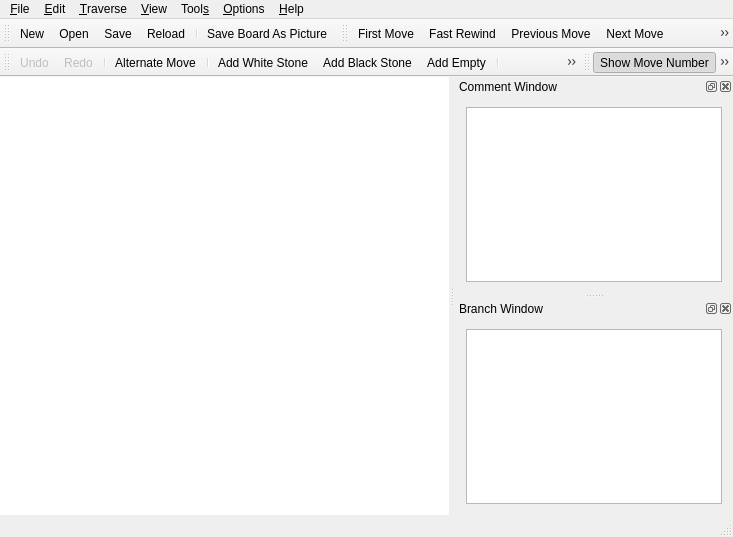
<?xml version="1.0" encoding="UTF-8"?>
<ui version="4.0">
 <class>MainWindow</class>
 <widget class="QMainWindow" name="MainWindow">
  <property name="geometry">
   <rect>
    <x>0</x>
    <y>0</y>
    <width>733</width>
    <height>537</height>
   </rect>
  </property>
  <property name="windowTitle">
   <string>mugo</string>
  </property>
  <property name="windowIcon">
   <iconset resource="resources.qrc">
    <normaloff>:/pics/mugo.png</normaloff>:/pics/mugo.png</iconset>
  </property>
  <widget class="QWidget" name="centralWidget">
   <property name="styleSheet">
    <string>background-color: rgb(255, 255, 255);</string>
   </property>
   <layout class="QHBoxLayout" name="horizontalLayout_3">
    <item>
     <widget class="BoardWidget" name="boardWidget" native="true"/>
    </item>
   </layout>
  </widget>
  <widget class="QMenuBar" name="menuBar">
   <property name="geometry">
    <rect>
     <x>0</x>
     <y>0</y>
     <width>733</width>
     <height>24</height>
    </rect>
   </property>
   <widget class="QMenu" name="menu_File">
    <property name="title">
     <string>&amp;File</string>
    </property>
    <addaction name="actionNew"/>
    <addaction name="actionOpen"/>
    <addaction name="actionReload"/>
    <addaction name="actionSave"/>
    <addaction name="actionSaveAs"/>
    <addaction name="actionSaveBoardAsPicture"/>
    <addaction name="separator"/>
    <addaction name="actionExit"/>
   </widget>
   <widget class="QMenu" name="menu_Edit">
    <property name="title">
     <string>&amp;Edit</string>
    </property>
    <widget class="QMenu" name="menuStone_Markers">
     <property name="title">
      <string>Stone &amp;&amp; Markers</string>
     </property>
     <addaction name="actionAlternateMove"/>
     <addaction name="separator"/>
     <addaction name="actionAddBlackStone"/>
     <addaction name="actionAddWhiteStone"/>
     <addaction name="actionAddEmpty"/>
     <addaction name="separator"/>
     <addaction name="actionAddLabel"/>
     <addaction name="actionAddCircle"/>
     <addaction name="actionAddCross"/>
     <addaction name="actionAddSquare"/>
     <addaction name="actionAddTriangle"/>
     <addaction name="actionDeleteMarker"/>
    </widget>
    <widget class="QMenu" name="menuEncoding">
     <property name="title">
      <string>Encoding</string>
     </property>
     <addaction name="actionEncodingUTF8"/>
     <addaction name="separator"/>
     <addaction name="actionISO8859_1"/>
     <addaction name="actionWindows_1252"/>
     <addaction name="separator"/>
     <addaction name="actionEncodingGB2312"/>
     <addaction name="actionEncodingBig5"/>
     <addaction name="separator"/>
     <addaction name="actionEncodingKorean"/>
     <addaction name="separator"/>
     <addaction name="actionEncodingEucJP"/>
     <addaction name="actionEncodingJIS"/>
     <addaction name="actionEncodingShiftJIS"/>
    </widget>
    <widget class="QMenu" name="menu_Annotation">
     <property name="title">
      <string>&amp;Annotation</string>
     </property>
     <addaction name="actionGoodMove"/>
     <addaction name="actionVeryGoodMove"/>
     <addaction name="actionBadMove"/>
     <addaction name="actionVeryBadMove"/>
     <addaction name="actionDoubtfulMove"/>
     <addaction name="actionInterestingMove"/>
     <addaction name="separator"/>
     <addaction name="actionEven"/>
     <addaction name="actionGoodForBlack"/>
     <addaction name="actionVeryGoodForBlack"/>
     <addaction name="actionGoodForWhite"/>
     <addaction name="actionVeryGoodForWhite"/>
     <addaction name="actionUnclear"/>
     <addaction name="separator"/>
     <addaction name="actionHotspot"/>
    </widget>
    <widget class="QMenu" name="menuMove_Number">
     <property name="title">
      <string>Move Number</string>
     </property>
     <addaction name="actionSetMoveNumber"/>
     <addaction name="actionUnsetMoveNumber"/>
    </widget>
    <addaction name="actionUndo"/>
    <addaction name="actionRedo"/>
    <addaction name="separator"/>
    <addaction name="actionGameInformation"/>
    <addaction name="separator"/>
    <addaction name="actionDelete"/>
    <addaction name="actionPass"/>
    <addaction name="separator"/>
    <addaction name="menuStone_Markers"/>
    <addaction name="menu_Annotation"/>
    <addaction name="menuMove_Number"/>
    <addaction name="actionEditNodeName"/>
    <addaction name="separator"/>
    <addaction name="actionRotateSgfClockwise"/>
    <addaction name="actionFlipSgfHorizontally"/>
    <addaction name="actionFlipSgfVertically"/>
    <addaction name="separator"/>
    <addaction name="menuEncoding"/>
   </widget>
   <widget class="QMenu" name="menu_Trace">
    <property name="title">
     <string>&amp;Traverse</string>
    </property>
    <addaction name="actionFirstMove"/>
    <addaction name="actionFastRewind"/>
    <addaction name="actionPreviousMove"/>
    <addaction name="actionNextMove"/>
    <addaction name="actionFastForward"/>
    <addaction name="actionMoveLast"/>
    <addaction name="separator"/>
    <addaction name="actionBackToParent"/>
    <addaction name="actionPreviousBranch"/>
    <addaction name="actionNextBranch"/>
    <addaction name="separator"/>
    <addaction name="actionJumpToMoveNumber"/>
    <addaction name="actionJumpToClicked"/>
   </widget>
   <widget class="QMenu" name="menu_View">
    <property name="title">
     <string>&amp;View</string>
    </property>
    <widget class="QMenu" name="menuMoveNumber">
     <property name="title">
      <string>Move Number</string>
     </property>
     <property name="icon">
      <iconset resource="resources.qrc">
       <normaloff>:/res/showmovenumber.png</normaloff>:/res/showmovenumber.png</iconset>
     </property>
     <addaction name="actionShowMoveNumber"/>
     <addaction name="separator"/>
     <addaction name="actionNoMoveNumber"/>
     <addaction name="actionLast1Move"/>
     <addaction name="actionLast2Moves"/>
     <addaction name="actionLast5Moves"/>
     <addaction name="actionLast10Moves"/>
     <addaction name="actionLast20Moves"/>
     <addaction name="actionLast50Moves"/>
     <addaction name="actionAllMoves"/>
    </widget>
    <widget class="QMenu" name="menuToolbars">
     <property name="title">
      <string>Toolbars</string>
     </property>
     <addaction name="actionMainToolbar"/>
     <addaction name="actionEditToolbar"/>
     <addaction name="actionTraverseToolbar"/>
     <addaction name="actionOptionToolbar"/>
    </widget>
    <addaction name="menuMoveNumber"/>
    <addaction name="separator"/>
    <addaction name="actionShowCoordinate"/>
    <addaction name="actionShowCoordinateI"/>
    <addaction name="actionShowMarker"/>
    <addaction name="actionShowBranchMoves"/>
    <addaction name="actionBranchMode"/>
    <addaction name="actionRotateBoardClockwise"/>
    <addaction name="actionFlipBoardHorizontally"/>
    <addaction name="actionFlipBoardVertically"/>
    <addaction name="actionResetBoard"/>
    <addaction name="separator"/>
    <addaction name="actionCommentWindow"/>
    <addaction name="actionBranchWindow"/>
    <addaction name="menuToolbars"/>
   </widget>
   <widget class="QMenu" name="menuTool_s">
    <property name="title">
     <string>Tool&amp;s</string>
    </property>
   </widget>
   <widget class="QMenu" name="menu_Options">
    <property name="title">
     <string>&amp;Options</string>
    </property>
    <addaction name="action19x19Board"/>
    <addaction name="action13x13Board"/>
    <addaction name="action9x9Board"/>
    <addaction name="actionCustomBoardSize"/>
    <addaction name="separator"/>
    <addaction name="actionPlaySound"/>
   </widget>
   <widget class="QMenu" name="menu_Help">
    <property name="title">
     <string>&amp;Help</string>
    </property>
    <addaction name="actionAbout"/>
    <addaction name="actionAboutQT"/>
   </widget>
   <addaction name="menu_File"/>
   <addaction name="menu_Edit"/>
   <addaction name="menu_Trace"/>
   <addaction name="menu_View"/>
   <addaction name="menuTool_s"/>
   <addaction name="menu_Options"/>
   <addaction name="menu_Help"/>
  </widget>
  <widget class="QToolBar" name="mainToolBar">
   <property name="iconSize">
    <size>
     <width>18</width>
     <height>18</height>
    </size>
   </property>
   <attribute name="toolBarArea">
    <enum>TopToolBarArea</enum>
   </attribute>
   <attribute name="toolBarBreak">
    <bool>false</bool>
   </attribute>
   <addaction name="actionNew"/>
   <addaction name="actionOpen"/>
   <addaction name="actionSave"/>
   <addaction name="actionReload"/>
   <addaction name="separator"/>
   <addaction name="actionSaveBoardAsPicture"/>
  </widget>
  <widget class="QStatusBar" name="statusBar"/>
  <widget class="QDockWidget" name="commentDockWidget">
   <property name="windowTitle">
    <string>Comment Window</string>
   </property>
   <attribute name="dockWidgetArea">
    <number>2</number>
   </attribute>
   <widget class="QWidget" name="commentDockWidgetContents">
    <layout class="QHBoxLayout" name="horizontalLayout">
     <item>
      <widget class="QPlainTextEdit" name="commentWidget"/>
     </item>
    </layout>
   </widget>
  </widget>
  <widget class="QDockWidget" name="branchDockWidget">
   <property name="windowTitle">
    <string>Branch Window</string>
   </property>
   <attribute name="dockWidgetArea">
    <number>2</number>
   </attribute>
   <widget class="QWidget" name="branchDockWidgetContents">
    <layout class="QGridLayout" name="gridLayout">
     <item row="0" column="0">
      <widget class="QTreeWidget" name="branchWidget">
       <property name="indentation">
        <number>15</number>
       </property>
       <property name="columnCount">
        <number>1</number>
       </property>
       <attribute name="headerVisible">
        <bool>false</bool>
       </attribute>
       <column>
        <property name="text">
         <string>1</string>
        </property>
       </column>
      </widget>
     </item>
    </layout>
   </widget>
  </widget>
  <widget class="QToolBar" name="traverseToolBar">
   <property name="windowTitle">
    <string>toolBar</string>
   </property>
   <property name="iconSize">
    <size>
     <width>18</width>
     <height>18</height>
    </size>
   </property>
   <attribute name="toolBarArea">
    <enum>TopToolBarArea</enum>
   </attribute>
   <attribute name="toolBarBreak">
    <bool>false</bool>
   </attribute>
   <addaction name="actionFirstMove"/>
   <addaction name="actionFastRewind"/>
   <addaction name="actionPreviousMove"/>
   <addaction name="actionNextMove"/>
   <addaction name="actionFastForward"/>
   <addaction name="actionMoveLast"/>
   <addaction name="separator"/>
   <addaction name="actionBackToParent"/>
   <addaction name="actionPreviousBranch"/>
   <addaction name="actionNextBranch"/>
   <addaction name="separator"/>
   <addaction name="actionJumpToMoveNumber"/>
   <addaction name="actionJumpToClicked"/>
  </widget>
  <widget class="QToolBar" name="editToolBar">
   <property name="windowTitle">
    <string>toolBar</string>
   </property>
   <property name="iconSize">
    <size>
     <width>18</width>
     <height>18</height>
    </size>
   </property>
   <attribute name="toolBarArea">
    <enum>TopToolBarArea</enum>
   </attribute>
   <attribute name="toolBarBreak">
    <bool>true</bool>
   </attribute>
   <addaction name="actionUndo"/>
   <addaction name="actionRedo"/>
   <addaction name="separator"/>
   <addaction name="actionAlternateMove"/>
   <addaction name="separator"/>
   <addaction name="actionAddWhiteStone"/>
   <addaction name="actionAddBlackStone"/>
   <addaction name="actionAddEmpty"/>
   <addaction name="separator"/>
   <addaction name="actionAddLabel"/>
   <addaction name="actionAddCircle"/>
   <addaction name="actionAddCross"/>
   <addaction name="actionAddSquare"/>
   <addaction name="actionAddTriangle"/>
   <addaction name="actionDeleteMarker"/>
   <addaction name="separator"/>
   <addaction name="actionDelete"/>
   <addaction name="actionPass"/>
  </widget>
  <widget class="QToolBar" name="optionToolBar">
   <property name="windowTitle">
    <string>toolBar</string>
   </property>
   <property name="iconSize">
    <size>
     <width>18</width>
     <height>18</height>
    </size>
   </property>
   <attribute name="toolBarArea">
    <enum>TopToolBarArea</enum>
   </attribute>
   <attribute name="toolBarBreak">
    <bool>false</bool>
   </attribute>
   <addaction name="actionShowMoveNumber"/>
   <addaction name="separator"/>
   <addaction name="actionRotateBoardClockwise"/>
   <addaction name="actionFlipBoardHorizontally"/>
   <addaction name="actionFlipBoardVertically"/>
   <addaction name="actionResetBoard"/>
   <addaction name="separator"/>
   <addaction name="actionBranchMode"/>
  </widget>
  <action name="actionNew">
   <property name="icon">
    <iconset resource="resources.qrc">
     <normaloff>:/res/filenew.png</normaloff>:/res/filenew.png</iconset>
   </property>
   <property name="text">
    <string>&amp;New</string>
   </property>
   <property name="shortcut">
    <string>Ctrl+N</string>
   </property>
  </action>
  <action name="actionOpen">
   <property name="icon">
    <iconset resource="resources.qrc">
     <normaloff>:/res/fileopen.png</normaloff>:/res/fileopen.png</iconset>
   </property>
   <property name="text">
    <string>&amp;Open</string>
   </property>
   <property name="shortcut">
    <string>Ctrl+O</string>
   </property>
  </action>
  <action name="actionSave">
   <property name="icon">
    <iconset resource="resources.qrc">
     <normaloff>:/res/filesave.png</normaloff>:/res/filesave.png</iconset>
   </property>
   <property name="text">
    <string>&amp;Save</string>
   </property>
   <property name="shortcut">
    <string>Ctrl+S</string>
   </property>
  </action>
  <action name="actionSaveAs">
   <property name="text">
    <string>Save &amp;As...</string>
   </property>
  </action>
  <action name="actionExit">
   <property name="text">
    <string>E&amp;xit</string>
   </property>
  </action>
  <action name="actionCommentWindow">
   <property name="checkable">
    <bool>true</bool>
   </property>
   <property name="checked">
    <bool>true</bool>
   </property>
   <property name="text">
    <string>Comment Window</string>
   </property>
  </action>
  <action name="actionBranchWindow">
   <property name="checkable">
    <bool>true</bool>
   </property>
   <property name="checked">
    <bool>true</bool>
   </property>
   <property name="text">
    <string>Branch Window</string>
   </property>
  </action>
  <action name="actionEncodingUTF8">
   <property name="checkable">
    <bool>true</bool>
   </property>
   <property name="text">
    <string>UTF-8</string>
   </property>
  </action>
  <action name="actionEncodingShiftJIS">
   <property name="checkable">
    <bool>true</bool>
   </property>
   <property name="text">
    <string>Japanese (Shift_JIS)</string>
   </property>
  </action>
  <action name="actionEncodingKorean">
   <property name="checkable">
    <bool>true</bool>
   </property>
   <property name="text">
    <string>Korean (EUC-KR)</string>
   </property>
  </action>
  <action name="actionEncodingJIS">
   <property name="checkable">
    <bool>true</bool>
   </property>
   <property name="text">
    <string>Japanese (JIS)</string>
   </property>
  </action>
  <action name="actionEncodingEucJP">
   <property name="checkable">
    <bool>true</bool>
   </property>
   <property name="text">
    <string>Japanese (EUC)</string>
   </property>
  </action>
  <action name="actionISO8859_1">
   <property name="checkable">
    <bool>true</bool>
   </property>
   <property name="text">
    <string>ISO-8859-1</string>
   </property>
   <property name="toolTip">
    <string>ISO-8859-1</string>
   </property>
  </action>
  <action name="actionWindows_1252">
   <property name="checkable">
    <bool>true</bool>
   </property>
   <property name="text">
    <string>Windows-1252</string>
   </property>
  </action>
  <action name="actionSaveBoardAsPicture">
   <property name="icon">
    <iconset resource="resources.qrc">
     <normaloff>:/res/saveimage.png</normaloff>:/res/saveimage.png</iconset>
   </property>
   <property name="text">
    <string>Save &amp;Board As Picture</string>
   </property>
  </action>
  <action name="actionAbout">
   <property name="icon">
    <iconset resource="resources.qrc">
     <normaloff>:/pics/mugo.png</normaloff>:/pics/mugo.png</iconset>
   </property>
   <property name="text">
    <string>&amp;About...</string>
   </property>
  </action>
  <action name="actionUndo">
   <property name="enabled">
    <bool>false</bool>
   </property>
   <property name="icon">
    <iconset resource="resources.qrc">
     <normaloff>:/res/undo.png</normaloff>:/res/undo.png</iconset>
   </property>
   <property name="text">
    <string>&amp;Undo</string>
   </property>
  </action>
  <action name="actionRedo">
   <property name="enabled">
    <bool>false</bool>
   </property>
   <property name="icon">
    <iconset resource="resources.qrc">
     <normaloff>:/res/redo.png</normaloff>:/res/redo.png</iconset>
   </property>
   <property name="text">
    <string>&amp;Redo</string>
   </property>
  </action>
  <action name="actionGameInformation">
   <property name="text">
    <string>Game Information</string>
   </property>
  </action>
  <action name="actionDelete">
   <property name="icon">
    <iconset resource="resources.qrc">
     <normaloff>:/res/remove.png</normaloff>:/res/remove.png</iconset>
   </property>
   <property name="text">
    <string>&amp;Delete</string>
   </property>
  </action>
  <action name="actionPass">
   <property name="icon">
    <iconset resource="resources.qrc">
     <normaloff>:/res/pass.png</normaloff>:/res/pass.png</iconset>
   </property>
   <property name="text">
    <string>Pass</string>
   </property>
  </action>
  <action name="actionNoMoveNumber">
   <property name="checkable">
    <bool>true</bool>
   </property>
   <property name="checked">
    <bool>false</bool>
   </property>
   <property name="text">
    <string>No Move Number</string>
   </property>
  </action>
  <action name="actionLast1Move">
   <property name="checkable">
    <bool>true</bool>
   </property>
   <property name="text">
    <string>Last 1 Move</string>
   </property>
  </action>
  <action name="actionLast2Moves">
   <property name="checkable">
    <bool>true</bool>
   </property>
   <property name="text">
    <string>Last 2 Moves</string>
   </property>
  </action>
  <action name="actionLast5Moves">
   <property name="checkable">
    <bool>true</bool>
   </property>
   <property name="text">
    <string>Last 5 Moves</string>
   </property>
  </action>
  <action name="actionLast10Moves">
   <property name="checkable">
    <bool>true</bool>
   </property>
   <property name="text">
    <string>Last 10 Moves</string>
   </property>
  </action>
  <action name="actionLast20Moves">
   <property name="checkable">
    <bool>true</bool>
   </property>
   <property name="text">
    <string>Last 20 Moves</string>
   </property>
  </action>
  <action name="actionLast50Moves">
   <property name="checkable">
    <bool>true</bool>
   </property>
   <property name="text">
    <string>Last 50 Moves</string>
   </property>
  </action>
  <action name="actionAllMoves">
   <property name="checkable">
    <bool>true</bool>
   </property>
   <property name="text">
    <string>All Moves</string>
   </property>
  </action>
  <action name="actionAddLabel">
   <property name="checkable">
    <bool>true</bool>
   </property>
   <property name="icon">
    <iconset resource="resources.qrc">
     <normaloff>:/res/text.png</normaloff>:/res/text.png</iconset>
   </property>
   <property name="text">
    <string>Add Label</string>
   </property>
  </action>
  <action name="actionAddCircle">
   <property name="checkable">
    <bool>true</bool>
   </property>
   <property name="icon">
    <iconset resource="resources.qrc">
     <normaloff>:/res/circle.png</normaloff>:/res/circle.png</iconset>
   </property>
   <property name="text">
    <string>Add Circle</string>
   </property>
  </action>
  <action name="actionAddCross">
   <property name="checkable">
    <bool>true</bool>
   </property>
   <property name="icon">
    <iconset resource="resources.qrc">
     <normaloff>:/res/cross.png</normaloff>:/res/cross.png</iconset>
   </property>
   <property name="text">
    <string>Add Cross</string>
   </property>
  </action>
  <action name="actionAddSquare">
   <property name="checkable">
    <bool>true</bool>
   </property>
   <property name="icon">
    <iconset resource="resources.qrc">
     <normaloff>:/res/square.png</normaloff>:/res/square.png</iconset>
   </property>
   <property name="text">
    <string>Add Square</string>
   </property>
  </action>
  <action name="actionAddTriangle">
   <property name="checkable">
    <bool>true</bool>
   </property>
   <property name="icon">
    <iconset resource="resources.qrc">
     <normaloff>:/res/triangle.png</normaloff>:/res/triangle.png</iconset>
   </property>
   <property name="text">
    <string>Add Triangle</string>
   </property>
  </action>
  <action name="actionDeleteMarker">
   <property name="checkable">
    <bool>true</bool>
   </property>
   <property name="icon">
    <iconset resource="resources.qrc">
     <normaloff>:/res/rubbereraser.png</normaloff>:/res/rubbereraser.png</iconset>
   </property>
   <property name="text">
    <string>Delete Marker</string>
   </property>
  </action>
  <action name="actionAlternateMove">
   <property name="checkable">
    <bool>true</bool>
   </property>
   <property name="icon">
    <iconset resource="resources.qrc">
     <normaloff>:/res/movealternate.png</normaloff>:/res/movealternate.png</iconset>
   </property>
   <property name="text">
    <string>Alternate Move</string>
   </property>
  </action>
  <action name="actionAboutQT">
   <property name="icon">
    <iconset resource="resources.qrc">
     <normaloff>:/res/qt.png</normaloff>:/res/qt.png</iconset>
   </property>
   <property name="text">
    <string>About Qt...</string>
   </property>
  </action>
  <action name="actionEncodingGB2312">
   <property name="checkable">
    <bool>true</bool>
   </property>
   <property name="text">
    <string>Chinese Simplified (GB2312)</string>
   </property>
  </action>
  <action name="actionEncodingBig5">
   <property name="checkable">
    <bool>true</bool>
   </property>
   <property name="text">
    <string>Chinese Traditional (Big5)</string>
   </property>
  </action>
  <action name="actionAddBlackStone">
   <property name="checkable">
    <bool>true</bool>
   </property>
   <property name="icon">
    <iconset resource="resources.qrc">
     <normaloff>:/res/black_64.png</normaloff>:/res/black_64.png</iconset>
   </property>
   <property name="text">
    <string>Add Black Stone</string>
   </property>
  </action>
  <action name="actionAddWhiteStone">
   <property name="checkable">
    <bool>true</bool>
   </property>
   <property name="icon">
    <iconset resource="resources.qrc">
     <normaloff>:/res/white_64.png</normaloff>:/res/white_64.png</iconset>
   </property>
   <property name="text">
    <string>Add White Stone</string>
   </property>
  </action>
  <action name="actionAddEmpty">
   <property name="checkable">
    <bool>true</bool>
   </property>
   <property name="icon">
    <iconset resource="resources.qrc">
     <normaloff>:/res/empty.png</normaloff>:/res/empty.png</iconset>
   </property>
   <property name="text">
    <string>Add Empty</string>
   </property>
  </action>
  <action name="actionReload">
   <property name="icon">
    <iconset resource="resources.qrc">
     <normaloff>:/res/reload.png</normaloff>:/res/reload.png</iconset>
   </property>
   <property name="text">
    <string>&amp;Reload</string>
   </property>
  </action>
  <action name="actionGoodMove">
   <property name="checkable">
    <bool>true</bool>
   </property>
   <property name="text">
    <string>Good Move</string>
   </property>
  </action>
  <action name="actionVeryGoodMove">
   <property name="checkable">
    <bool>true</bool>
   </property>
   <property name="text">
    <string>Very Good Move</string>
   </property>
  </action>
  <action name="actionBadMove">
   <property name="checkable">
    <bool>true</bool>
   </property>
   <property name="text">
    <string>Bad Move</string>
   </property>
  </action>
  <action name="actionVeryBadMove">
   <property name="checkable">
    <bool>true</bool>
   </property>
   <property name="text">
    <string>Very Bad Move</string>
   </property>
  </action>
  <action name="actionDoubtfulMove">
   <property name="checkable">
    <bool>true</bool>
   </property>
   <property name="text">
    <string>Doubtful Move</string>
   </property>
  </action>
  <action name="actionEven">
   <property name="checkable">
    <bool>true</bool>
   </property>
   <property name="text">
    <string>Even</string>
   </property>
  </action>
  <action name="actionGoodForBlack">
   <property name="checkable">
    <bool>true</bool>
   </property>
   <property name="text">
    <string>Good for Black</string>
   </property>
  </action>
  <action name="actionVeryGoodForBlack">
   <property name="checkable">
    <bool>true</bool>
   </property>
   <property name="text">
    <string>Very Good for Black</string>
   </property>
  </action>
  <action name="actionGoodForWhite">
   <property name="checkable">
    <bool>true</bool>
   </property>
   <property name="text">
    <string>Good for White</string>
   </property>
  </action>
  <action name="actionVeryGoodForWhite">
   <property name="checkable">
    <bool>true</bool>
   </property>
   <property name="text">
    <string>Very Good for White</string>
   </property>
  </action>
  <action name="actionUnclear">
   <property name="checkable">
    <bool>true</bool>
   </property>
   <property name="text">
    <string>Unclear</string>
   </property>
  </action>
  <action name="actionHotspot">
   <property name="checkable">
    <bool>true</bool>
   </property>
   <property name="text">
    <string>Hotspot</string>
   </property>
  </action>
  <action name="actionEditNodeName">
   <property name="text">
    <string>Edit Node Name</string>
   </property>
  </action>
  <action name="actionInterestingMove">
   <property name="checkable">
    <bool>true</bool>
   </property>
   <property name="text">
    <string>Interesting Move</string>
   </property>
  </action>
  <action name="actionFirstMove">
   <property name="icon">
    <iconset resource="resources.qrc">
     <normaloff>:/res/firstmove.png</normaloff>:/res/firstmove.png</iconset>
   </property>
   <property name="text">
    <string>First Move</string>
   </property>
  </action>
  <action name="actionFastRewind">
   <property name="icon">
    <iconset resource="resources.qrc">
     <normaloff>:/res/fastrewind.png</normaloff>:/res/fastrewind.png</iconset>
   </property>
   <property name="text">
    <string>Fast Rewind</string>
   </property>
  </action>
  <action name="actionPreviousMove">
   <property name="icon">
    <iconset resource="resources.qrc">
     <normaloff>:/res/prevmove.png</normaloff>:/res/prevmove.png</iconset>
   </property>
   <property name="text">
    <string>Previous Move</string>
   </property>
  </action>
  <action name="actionNextMove">
   <property name="icon">
    <iconset resource="resources.qrc">
     <normaloff>:/res/nextmove.png</normaloff>:/res/nextmove.png</iconset>
   </property>
   <property name="text">
    <string>Next Move</string>
   </property>
  </action>
  <action name="actionFastForward">
   <property name="icon">
    <iconset resource="resources.qrc">
     <normaloff>:/res/fastforward.png</normaloff>:/res/fastforward.png</iconset>
   </property>
   <property name="text">
    <string>Fast Forward</string>
   </property>
  </action>
  <action name="actionMoveLast">
   <property name="icon">
    <iconset resource="resources.qrc">
     <normaloff>:/res/lastmove.png</normaloff>:/res/lastmove.png</iconset>
   </property>
   <property name="text">
    <string>Move Last</string>
   </property>
  </action>
  <action name="actionBackToParent">
   <property name="icon">
    <iconset resource="resources.qrc">
     <normaloff>:/res/backparent.png</normaloff>:/res/backparent.png</iconset>
   </property>
   <property name="text">
    <string>Back to Parent</string>
   </property>
  </action>
  <action name="actionPreviousBranch">
   <property name="icon">
    <iconset resource="resources.qrc">
     <normaloff>:/res/prevbranch.png</normaloff>:/res/prevbranch.png</iconset>
   </property>
   <property name="text">
    <string>Previous Branch</string>
   </property>
  </action>
  <action name="actionNextBranch">
   <property name="icon">
    <iconset resource="resources.qrc">
     <normaloff>:/res/nextbranch.png</normaloff>:/res/nextbranch.png</iconset>
   </property>
   <property name="text">
    <string>Next Branch</string>
   </property>
  </action>
  <action name="action19x19Board">
   <property name="text">
    <string>19 x 19 Board</string>
   </property>
  </action>
  <action name="action13x13Board">
   <property name="text">
    <string>13 x 13 Board</string>
   </property>
  </action>
  <action name="action9x9Board">
   <property name="text">
    <string>9 x 9 Board</string>
   </property>
  </action>
  <action name="actionMainToolbar">
   <property name="checkable">
    <bool>true</bool>
   </property>
   <property name="checked">
    <bool>true</bool>
   </property>
   <property name="text">
    <string>Main Toolbar</string>
   </property>
  </action>
  <action name="actionTraverseToolbar">
   <property name="checkable">
    <bool>true</bool>
   </property>
   <property name="checked">
    <bool>true</bool>
   </property>
   <property name="text">
    <string>Traverse Toolbar</string>
   </property>
  </action>
  <action name="actionShowMoveNumber">
   <property name="checkable">
    <bool>true</bool>
   </property>
   <property name="checked">
    <bool>true</bool>
   </property>
   <property name="icon">
    <iconset resource="resources.qrc">
     <normaloff>:/res/showmovenumber.png</normaloff>:/res/showmovenumber.png</iconset>
   </property>
   <property name="text">
    <string>Show Move Number</string>
   </property>
  </action>
  <action name="actionShowCoordinate">
   <property name="checkable">
    <bool>true</bool>
   </property>
   <property name="checked">
    <bool>true</bool>
   </property>
   <property name="text">
    <string>Show Coordinate</string>
   </property>
  </action>
  <action name="actionShowMarker">
   <property name="checkable">
    <bool>true</bool>
   </property>
   <property name="checked">
    <bool>true</bool>
   </property>
   <property name="text">
    <string>Show Marker</string>
   </property>
  </action>
  <action name="actionShowBranchMoves">
   <property name="checkable">
    <bool>true</bool>
   </property>
   <property name="checked">
    <bool>true</bool>
   </property>
   <property name="text">
    <string>Show Branch Moves</string>
   </property>
  </action>
  <action name="actionEditToolbar">
   <property name="checkable">
    <bool>true</bool>
   </property>
   <property name="checked">
    <bool>true</bool>
   </property>
   <property name="text">
    <string>Edit Toolbar</string>
   </property>
  </action>
  <action name="actionOptionToolbar">
   <property name="checkable">
    <bool>true</bool>
   </property>
   <property name="checked">
    <bool>true</bool>
   </property>
   <property name="text">
    <string>Option Toolbar</string>
   </property>
  </action>
  <action name="actionRotateSgfClockwise">
   <property name="icon">
    <iconset resource="resources.qrc">
     <normaloff>:/res/rotateright.png</normaloff>:/res/rotateright.png</iconset>
   </property>
   <property name="text">
    <string>Rotate SGF Clockwise</string>
   </property>
  </action>
  <action name="actionFlipSgfHorizontally">
   <property name="icon">
    <iconset resource="resources.qrc">
     <normaloff>:/res/fliphorizontally.png</normaloff>:/res/fliphorizontally.png</iconset>
   </property>
   <property name="text">
    <string>Flip SGF Horizontally</string>
   </property>
  </action>
  <action name="actionFlipSgfVertically">
   <property name="icon">
    <iconset resource="resources.qrc">
     <normaloff>:/res/flipvertically.png</normaloff>:/res/flipvertically.png</iconset>
   </property>
   <property name="text">
    <string>Flip SGF Vertically</string>
   </property>
  </action>
  <action name="actionJumpToMoveNumber">
   <property name="icon">
    <iconset resource="resources.qrc">
     <normaloff>:/res/jumptonumber.png</normaloff>:/res/jumptonumber.png</iconset>
   </property>
   <property name="text">
    <string>Jump To Move Number</string>
   </property>
  </action>
  <action name="actionJumpToClicked">
   <property name="checkable">
    <bool>true</bool>
   </property>
   <property name="icon">
    <iconset resource="resources.qrc">
     <normaloff>:/res/jumptoclicked.png</normaloff>:/res/jumptoclicked.png</iconset>
   </property>
   <property name="text">
    <string>Jump To Clicked</string>
   </property>
  </action>
  <action name="actionPlaySound">
   <property name="checkable">
    <bool>true</bool>
   </property>
   <property name="checked">
    <bool>false</bool>
   </property>
   <property name="enabled">
    <bool>false</bool>
   </property>
   <property name="icon">
    <iconset resource="resources.qrc">
     <normaloff>:/res/sound.png</normaloff>:/res/sound.png</iconset>
   </property>
   <property name="text">
    <string>Play Sound</string>
   </property>
  </action>
  <action name="actionSetMoveNumber">
   <property name="text">
    <string>Set Move Number</string>
   </property>
  </action>
  <action name="actionUnsetMoveNumber">
   <property name="text">
    <string>Unset Move Number</string>
   </property>
  </action>
  <action name="actionShowCoordinateI">
   <property name="checkable">
    <bool>true</bool>
   </property>
   <property name="text">
    <string>Show Coordinate With I</string>
   </property>
  </action>
  <action name="actionBranchMode">
   <property name="checkable">
    <bool>true</bool>
   </property>
   <property name="icon">
    <iconset resource="resources.qrc">
     <normaloff>:/res/branchmode.png</normaloff>:/res/branchmode.png</iconset>
   </property>
   <property name="text">
    <string>Branch Mode</string>
   </property>
  </action>
  <action name="actionRotateBoardClockwise">
   <property name="checkable">
    <bool>true</bool>
   </property>
   <property name="icon">
    <iconset resource="resources.qrc">
     <normaloff>:/res/rotateright.png</normaloff>:/res/rotateright.png</iconset>
   </property>
   <property name="text">
    <string>Rotate Clockwise</string>
   </property>
  </action>
  <action name="actionFlipBoardHorizontally">
   <property name="checkable">
    <bool>true</bool>
   </property>
   <property name="icon">
    <iconset resource="resources.qrc">
     <normaloff>:/res/fliphorizontally.png</normaloff>:/res/fliphorizontally.png</iconset>
   </property>
   <property name="text">
    <string>Flip Horizontally</string>
   </property>
  </action>
  <action name="actionFlipBoardVertically">
   <property name="checkable">
    <bool>true</bool>
   </property>
   <property name="icon">
    <iconset resource="resources.qrc">
     <normaloff>:/res/flipvertically.png</normaloff>:/res/flipvertically.png</iconset>
   </property>
   <property name="text">
    <string>Flip Vertically</string>
   </property>
  </action>
  <action name="actionResetBoard">
   <property name="icon">
    <iconset resource="resources.qrc">
     <normaloff>:/res/resetboard.png</normaloff>:/res/resetboard.png</iconset>
   </property>
   <property name="text">
    <string>Reset Board</string>
   </property>
  </action>
  <action name="actionCustomBoardSize">
   <property name="text">
    <string>Custom Board Size</string>
   </property>
  </action>
 </widget>
 <layoutdefault spacing="6" margin="11"/>
 <customwidgets>
  <customwidget>
   <class>BoardWidget</class>
   <extends>QWidget</extends>
   <header>boardwidget.h</header>
   <container>1</container>
  </customwidget>
 </customwidgets>
 <resources>
  <include location="resources.qrc"/>
 </resources>
 <connections/>
</ui>
